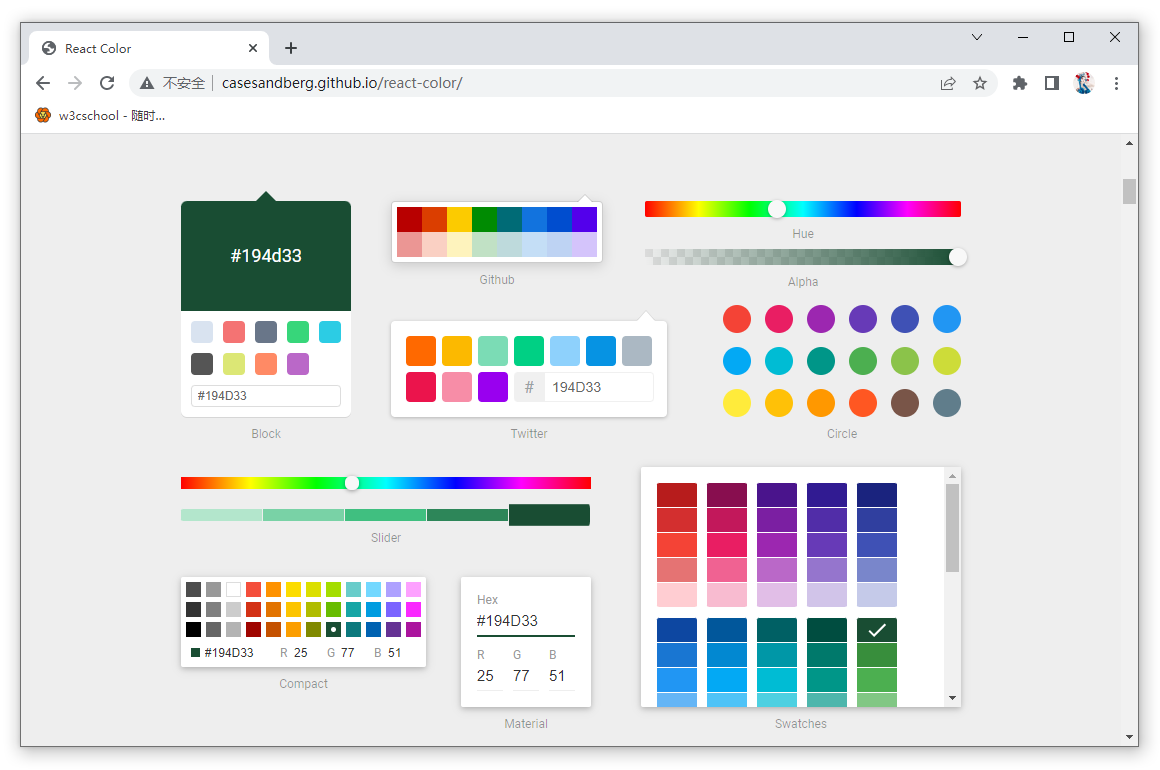
#> input picture images/color_picker.png, 1160 x 770 px
$ python hsv_bin_quantize.py
#> lines starting #> are read from the running program, lines starting #| are printed output that depends on the picture; after the words box and inside, x2 and y2 are one past the last pixel; in counts of white or black regions, pixels touching at a corner belong together
import cv2
import numpy as np


def quantize(value, max_value, bins):
    """Quantize the value into one of the bins."""
    bin_size = max_value // bins
    return value // bin_size


def extract_top_segments(image_path, num_bins=8, top_n=3, sv_threshold=64):
    # Read the image
#> called with image_path = 'images/color_picker.png', num_bins = 8, top_n = 3, sv_threshold = 64
    image = cv2.imread(image_path)
#> image is the input picture: shape (770, 1160, 3); mean B, G, R 224, 222.8, 221.3
    if image is None:
        raise ValueError(f"Image not found at {image_path}")

    # Convert the image to HSV
    hsv_image = cv2.cvtColor(image, cv2.COLOR_BGR2HSV)
#> hsv_image: shape (770, 1160, 3); mean H, S, V 19.9, 24.9, 231.7

    # Apply the threshold to the S and V channels
    s_mask = hsv_image[:, :, 1] > sv_threshold
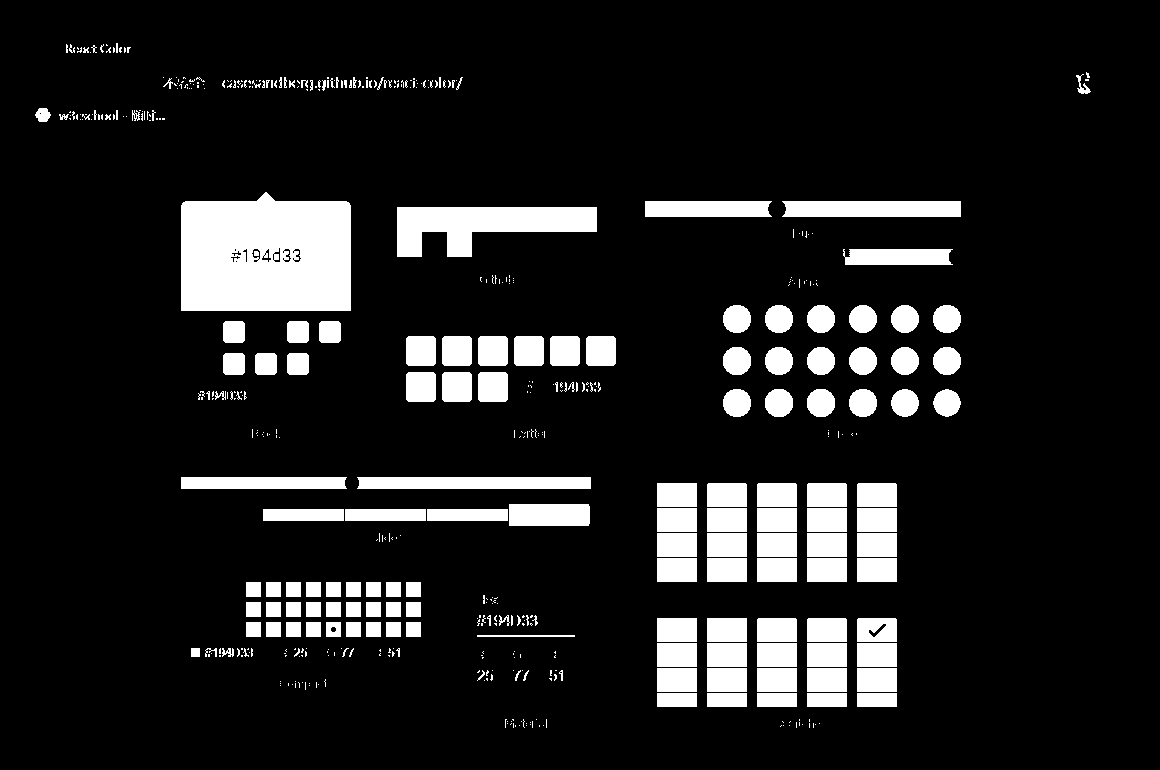
#> s_mask: shape (770, 1160) bool; 12.2% white; 512 white regions (352 under 20 px), largest, box (x1, y1, x2, y2) and area: (181, 192, 351, 311) 18499, (397, 207, 597, 257) 6250, (782, 201, 961, 217) 2824
    v_mask = hsv_image[:, :, 2] > sv_threshold
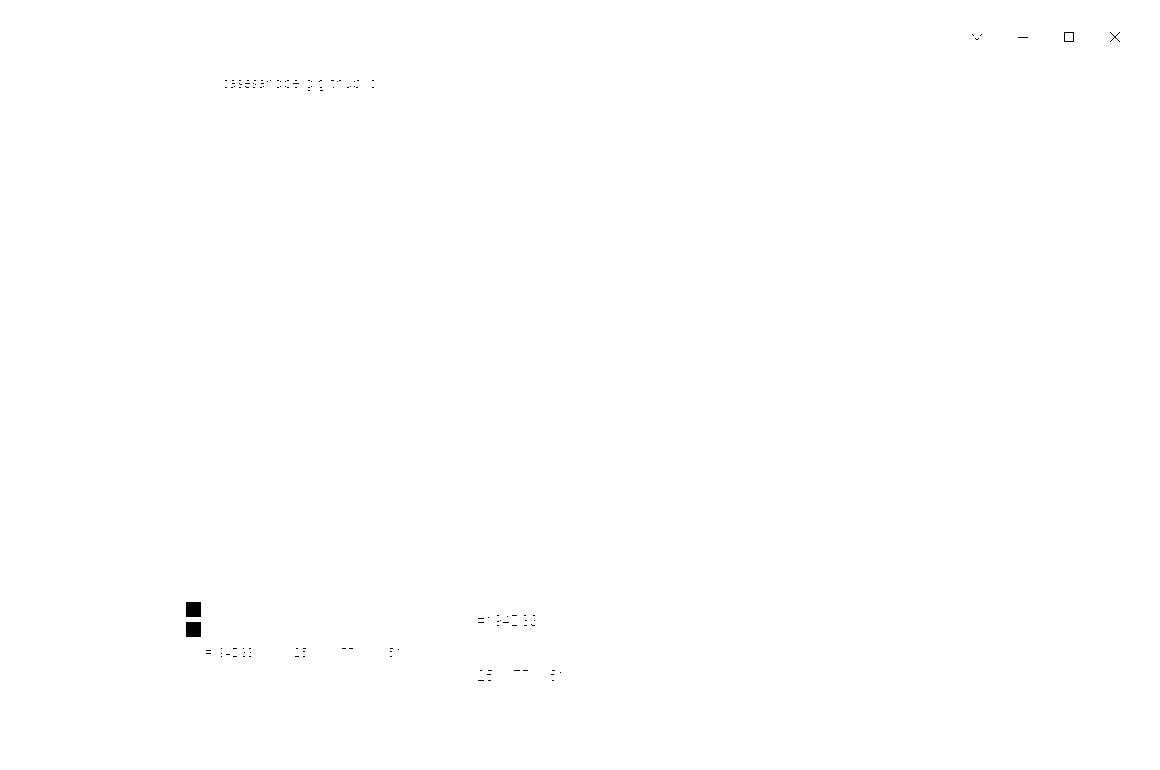
#> v_mask: shape (770, 1160) bool; 99.9% white; 114 black regions (110 under 20 px), largest, box (x1, y1, x2, y2) and area: (186, 602, 201, 617) 225, (186, 622, 201, 637) 225, (1064, 32, 1074, 42) 36, (1110, 32, 1120, 42) 20
    valid_mask = s_mask & v_mask

    # Quantize the HSV values into bins
    h_quantized = quantize(hsv_image[:, :, 0], 180, num_bins)
    s_quantized = quantize(hsv_image[:, :, 1], 255, num_bins)
    v_quantized = quantize(hsv_image[:, :, 2], 255, num_bins)
#> call 3 of quantize, with max_value = 255, bins = 8
#> in quantize (call 3), `return value // bin_size`:
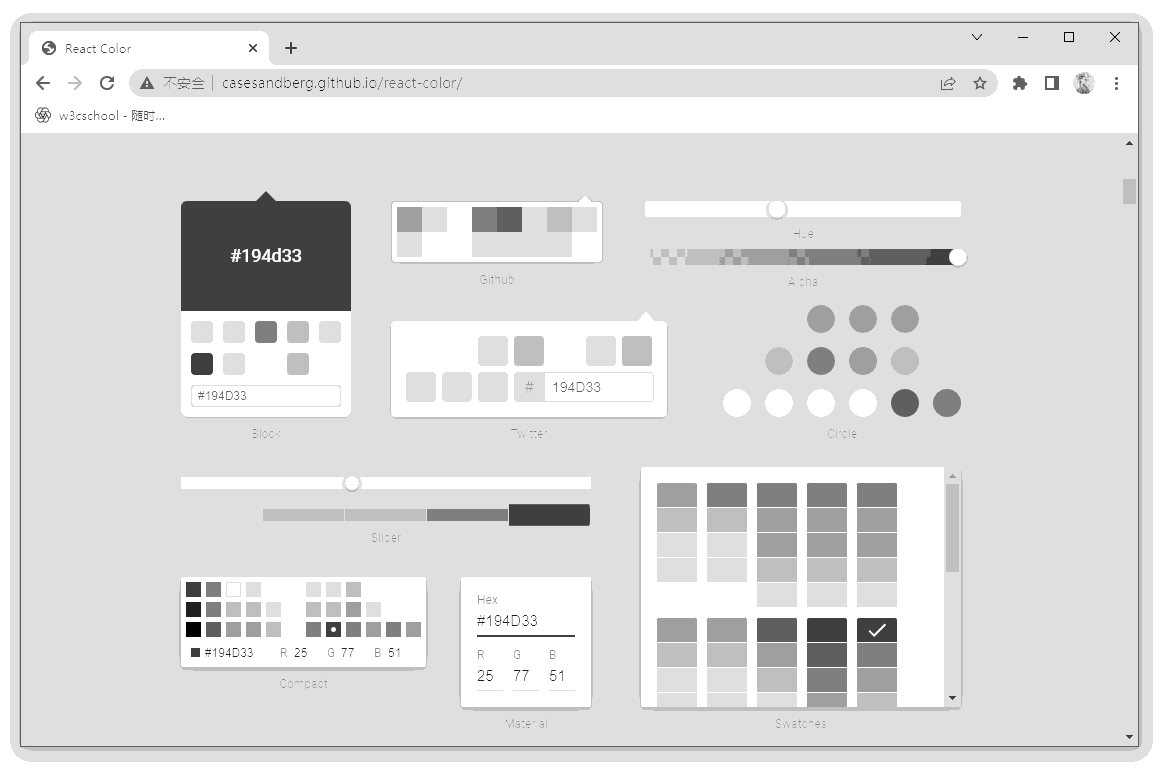
#> returned value: shape (770, 1160); min 0, max 8, mean 6.94; drawn with min black and max white

    # Function to find top N segments in a quantized channel
    def find_top_n_segments(quantized_channel, valid_mask):
        quantized_channel = quantized_channel[valid_mask]
        unique, counts = np.unique(quantized_channel, return_counts=True)
#> unique = [0, 1, 2, 3, 4, 5, 6, 7, 8]; counts = [14264, 7450, 5547, 33110, 20965, 11476, 8032, 7580, 384]
        sorted_indices = np.argsort(-counts)
#> sorted_indices = [3, 4, 0, 5, 6, 7, 1, 2, 8]
        return unique[sorted_indices[:top_n]]

    # Find top N segments for each channel
    top_h_segments = find_top_n_segments(h_quantized, valid_mask)
#> top_h_segments = [3, 4, 0]
    top_s_segments = find_top_n_segments(s_quantized, valid_mask)
#> top_s_segments = [8, 5, 6]
    top_v_segments = find_top_n_segments(v_quantized, valid_mask)
#> top_v_segments = [2, 7, 8]

    # Create masks for the top segments and apply them to the original image
    def apply_masks(quantized_channel, top_segments, valid_mask):
        masks = [((quantized_channel == seg) & valid_mask) for seg in top_segments]
#> masks = 3 items
        return [cv2.bitwise_and(image, image, mask=mask.astype(np.uint8) * 255) for mask in masks]

    top_h_images = apply_masks(h_quantized, top_h_segments, valid_mask)
#> top_h_images = 3 items
    top_s_images = apply_masks(s_quantized, top_s_segments, valid_mask)
#> top_s_images = 3 items
    top_v_images = apply_masks(v_quantized, top_v_segments, valid_mask)
#> top_v_images = 3 items

    return top_h_images, top_s_images, top_v_images


# Example usage
image_path = 'images/color_picker.png'  # Replace with your image path
top_h_images, top_s_images, top_v_images = extract_top_segments(image_path)
#> top_h_images = 3 items; top_s_images = 3 items; top_v_images = 3 items

# Save or display the resulting images
for i, img in enumerate(top_h_images):
    cv2.imwrite(f'output/top_h_segment_{i + 1}.png', img)
#> this loop made 3 passes

for i, img in enumerate(top_s_images):
    cv2.imwrite(f'output/top_s_segment_{i + 1}.png', img)

for i, img in enumerate(top_v_images):
    cv2.imwrite(f'output/top_v_segment_{i + 1}.png', img)
#> this loop made 3 passes
#> pass 2, `cv2.imwrite(f'output/top_v_segment_{i + 1}.png', img)`:
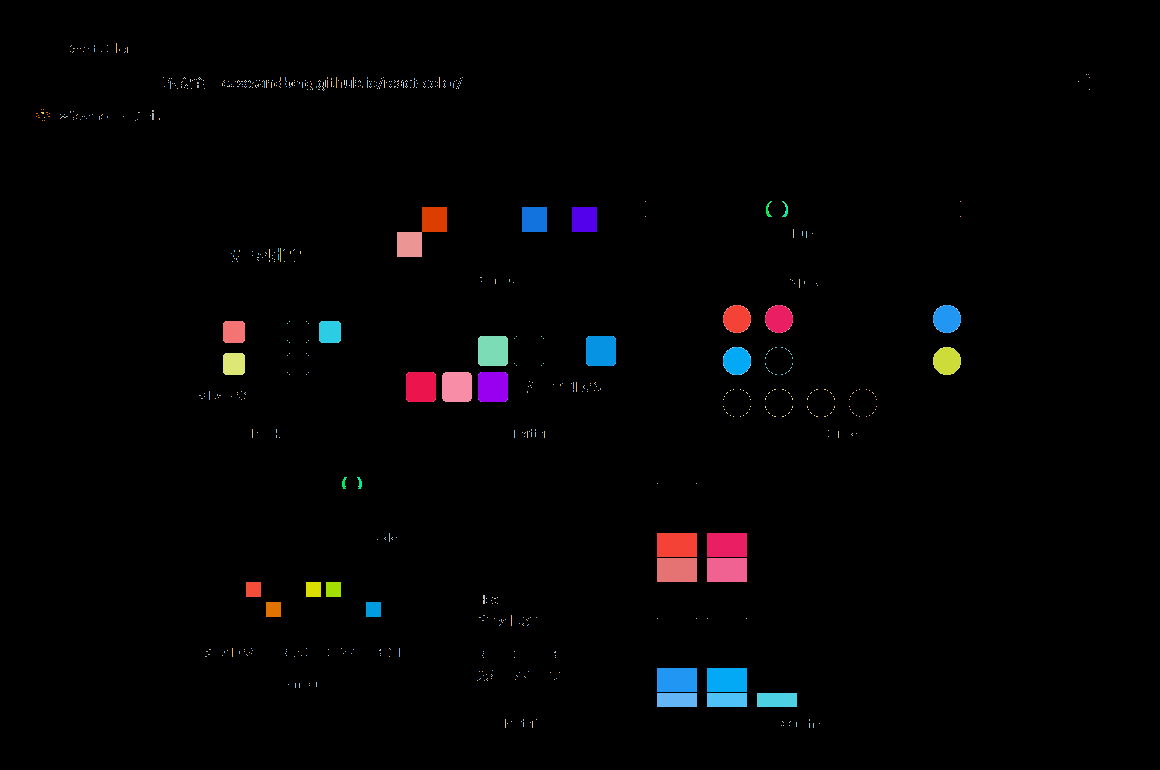
#> saved as top_v_segment_2.png: shape (770, 1160, 3); mean B, G, R 3.8, 3.1, 3.6

# [9 lines of commented-out code are left out]
